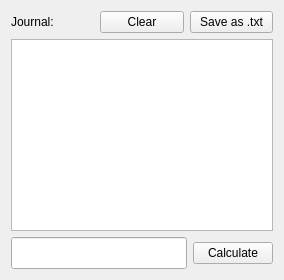
      <widget class="QWidget" name="paper_page">
       <layout class="QVBoxLayout" name="verticalLayout_2">
        <item>
         <layout class="QVBoxLayout" name="paper_page_layout">
          <item>
           <layout class="QHBoxLayout" name="horizontalLayout_2">
            <item>
             <widget class="QLabel" name="journal_label">
              <property name="text">
               <string>Journal:</string>
              </property>
             </widget>
            </item>
            <item>
             <widget class="QPushButton" name="clear_journal_btn">
              <property name="text">
               <string>Clear</string>
              </property>
              <property name="icon">
               <iconset theme="edit-clear">
                <normaloff>.</normaloff>.</iconset>
              </property>
             </widget>
            </item>
            <item>
             <widget class="QPushButton" name="save_journal_btn">
              <property name="text">
               <string>Save as .txt</string>
              </property>
              <property name="icon">
               <iconset theme="document-save">
                <normaloff>.</normaloff>.</iconset>
              </property>
             </widget>
            </item>
           </layout>
          </item>
          <item>
           <widget class="QListWidget" name="journal">
            <property name="font">
             <font>
              <pointsize>15</pointsize>
             </font>
            </property>
           </widget>
          </item>
          <item>
           <layout class="QHBoxLayout" name="line_result_3_layout">
            <item>
             <widget class="QLineEdit" name="line_result_3">
              <property name="font">
               <font>
                <pointsize>15</pointsize>
                <bold>false</bold>
               </font>
              </property>
             </widget>
            </item>
            <item>
             <widget class="QPushButton" name="btn_calculate">
              <property name="text">
               <string>Calculate</string>
              </property>
             </widget>
            </item>
           </layout>
          </item>
         </layout>
        </item>
       </layout>
      </widget>
